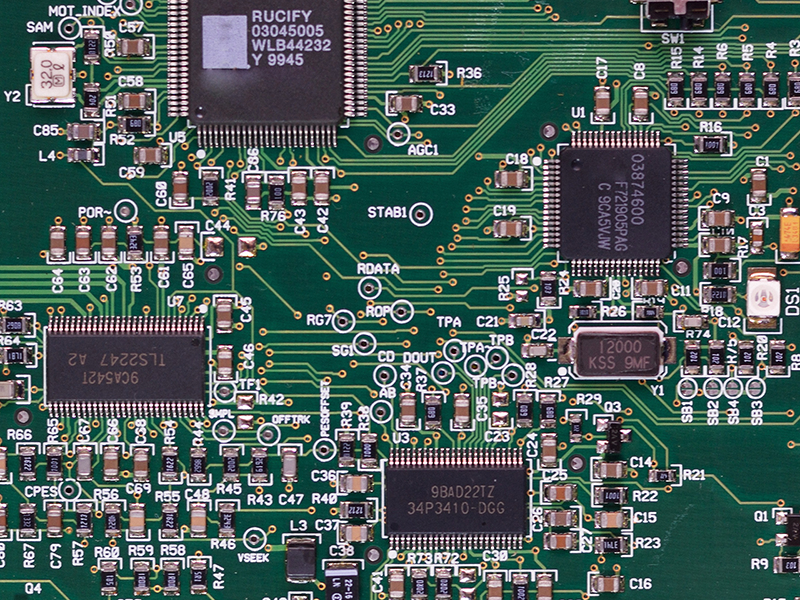
//> input picture OpenCV/ch13/circuit.bmp, 800 x 600 px
$ ./Templat_Matching   (built with g++ and OpenCV 4, the #if around main switched on)
//> lines starting //> are read from the running program, lines starting //| are printed output that depends on the picture
/* 13장 객체 검출 */
/* 템플릿 매칭 */
#include <iostream>
#include "opencv2/opencv.hpp"
using namespace std;
using namespace cv;

/* 입력 영상에서 작은 크기의 부분 영상 위치를 찾아내고 싶은 경우 템플릿 매칭을 사용
   여기서 템플릿은 찾고자 하는 대상이 되는 작은 크기의 영상을 의미함
   템플릿 매칭은 작은 크기의 템플릿 영상을 입력 영상 전체 영역에 대해 이동하면서 가장 비슷한 위치를 수치적으로 찾아내는 방식

   예를 들어 레나 영상에서 레나 얼굴 영역 부분 영상을 템플릿으로 사용하여 템플릿 매칭을 수행하는 과정으로 템플릿 매칭의 동작방식 설명
   템플릿 영상을 입력 영상 전체 영역에 대해 이동하면서 템플릿 영상과 입력 영상 부분 영상과의 유사도 또는 비유사도를 계산

   유사도를 계산할 경우, 템ㅍ플릿 영상과 비슷한 부분 영상 위치에서 값이 크게 나타나고, 비유사도의 경우 값이 작게 나옴

   템플릿 매칭 함수 matchTemplate(image, templ, result, method, mask = noArray())
   templ = 템플릿 영상. 입력 영상보다 작거나 같아야 하며, 타입은 같아야 함
   result = 출력 비교 결과를 저장할 행렬. CV_32FC1 타입
   method = 템플릿 매칭 비교 방법 , 406p 참고
   mask = 찾고자 하는 템플릿의 마스크 영상, templ과 같은 크기 및 타입이어야 함. TM_SQDOFF, TM_CCORR_NORMED 방법에서만 지원됨

   템플릿 매칭으로 생겨나는 유사도 맵 또는 비유사도 맵은 result인자로 반환. image = W x H 이고 templ = w x h인 경우
   result 행렬의 크기는 (W - w + 1) x (H - h + 1)로 결정됨

   여러 매칭 방법 중에서 정규화된 상관관계(상관계수) 매칭 방법이 좋은 결과를 제공하나 수식이 복잡하고 연산량이 많음(TM_CCORR_NORMED)
   제곱차 매칭 방법(TM_SQDIFF)은 result 결과 행렬에서 최솟값 위치를 가장 매칭이 잘 된 위치로 선택해야 함.
   TM_CCORR or TM_CCOEFF(상관관계 or 상관계수 매칭 방법)은 result 결과 행렬에서 최댓값 위치를 가장 매칭이 잘 된 위치로 선택해야 함
   result 행렬에서 최솟값 위치 or 최댓값 위치는 minMaxLoc함수를 사용하여 알아낼 수 있음 */
void template_matching()
{
	Mat img = imread("circuit.bmp", IMREAD_COLOR);
//> img is the input picture: 600 rows x 800 cols, CV_8UC3; mean B, G, R 91.3, 95.7, 76.3
	Mat templ = imread("rectan.bmp", IMREAD_COLOR);
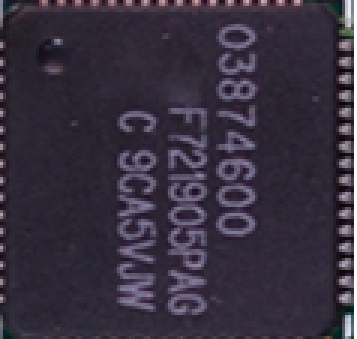
//> input picture OpenCV/ch13/rectan.bmp, 119 x 113 px (shown 3 times larger)
//> templ is the input picture: 113 rows x 119 cols, CV_8UC3; mean B, G, R 63.9, 48.9, 56.4

	if (img.empty() || templ.empty()) {
		cerr << "Fail" << endl;
		return;
	}

	img = img + Scalar(50, 50, 50); // 영상 밝기를 50만큼 증가
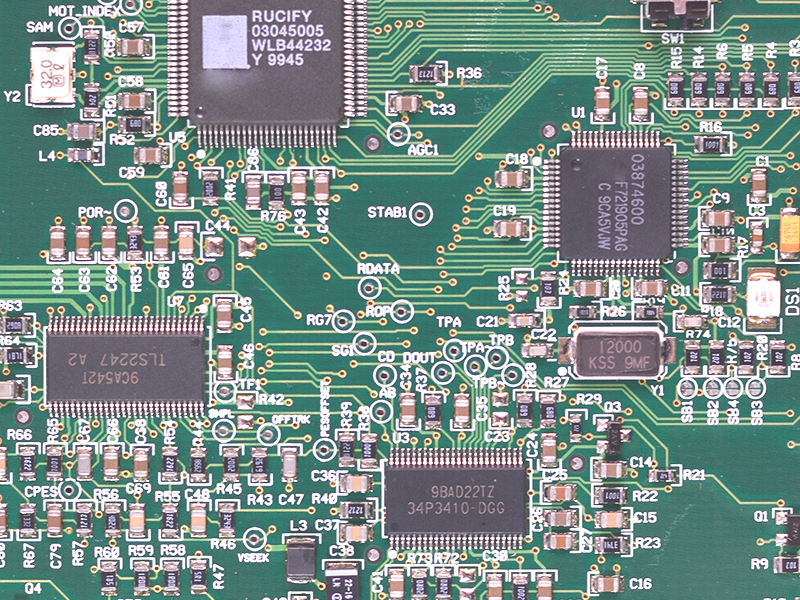
//> img: 600 rows x 800 cols, CV_8UC3; mean B, G, R 138.4, 143.2, 123.2

	Mat noise(img.size(), CV_32SC3); // 입력 영상에 표준 편차가 10인 가우시안 잡음을 추가.
	randn(noise, 0, 10);
	add(img, noise, img, Mat(), CV_8UC3);

	/* 템플릿 매칭 결과 행렬 res는 -1 부터 1사이의 실수 */
	Mat res, res_norm; // res_norm = 템플릿 매칭으로 계산된 유사도 행렬을 그레이스케일 형식 영상으로 나타낸 것
	matchTemplate(img, templ, res, TM_CCOEFF_NORMED); // 정규화된 상관계수 매칭 방법을 사용하여 템플릿 매칭을 수행
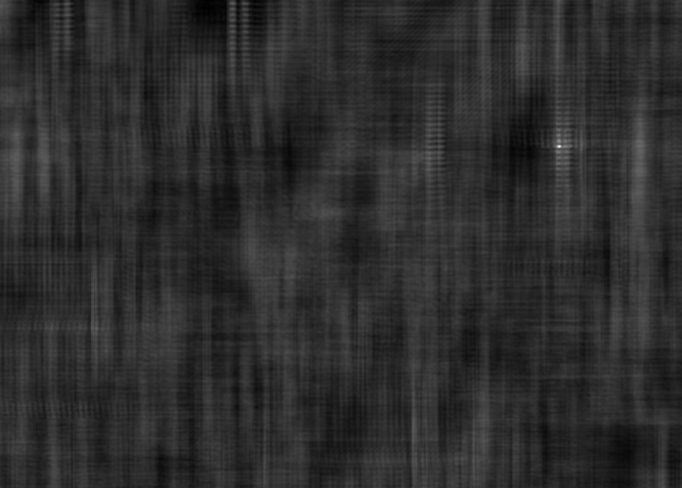
//> res: 488 rows x 682 cols, CV_32FC1; min -0.154, max 0.71, mean -0.000811; drawn with min black and max white
	normalize(res, res_norm, 0, 255, NORM_MINMAX, CV_8UC1); // 템플릿 매칭 결과 행렬 res의 모든 원소 값을 0~255 사이로 정규화하고 타입을 CV_8UC1으로 변환하여 res_norm 영상에 저장

	/* res 행렬에서 최댓값 위치를 찾아 maxloc에 저장함 */
	/* 이 위치에서의 최댓값 maxv는 템플릿 매칭이 잘 되었는지를 가늠하는 척도로 사용할 수 있음 */
	/* 1에 가까울수록 매칭이 잘 되었다고 가늠함 */
	double maxv;
	Point maxloc;
	minMaxLoc(res, 0, &maxv, 0, &maxloc);
//> maxv = 0.71; maxloc = Point(559, 146)
	cout << "maxv : " << maxv << endl;
//| maxv : 0.710247

	/* img 영상에 템플릿 매칭으로 찾은 위치를 빨간색 사각형으로 표시함 */
	rectangle(img, Rect(maxloc.x, maxloc.y, templ.cols, templ.rows), Scalar(0, 0, 255), 2);
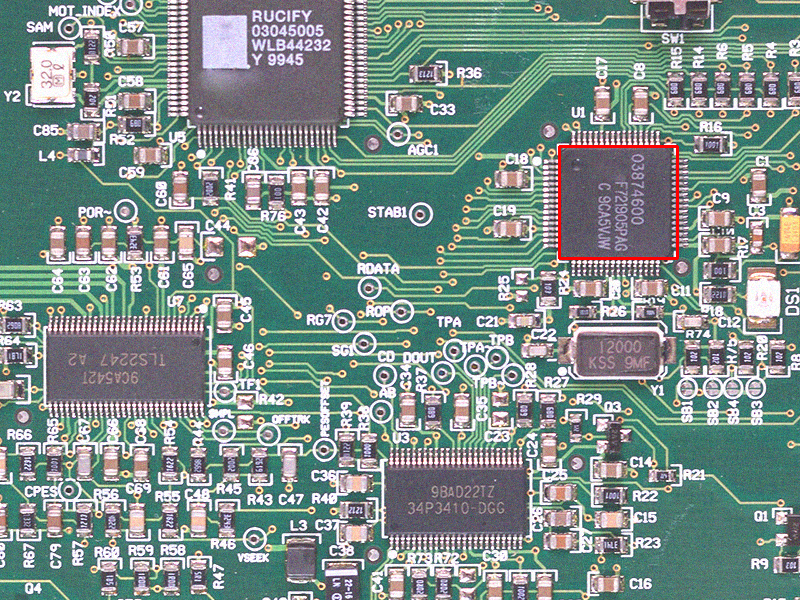
//> img: 600 rows x 800 cols, CV_8UC3; mean B, G, R 137.7, 142.5, 123.2

	imshow("templ", templ);
	imshow("res_norm", res_norm);
	imshow("img", img);

	waitKey();
	destroyAllWindows();
}

#if 0
int main()
{
	template_matching();

	return 0;
}
#endif
